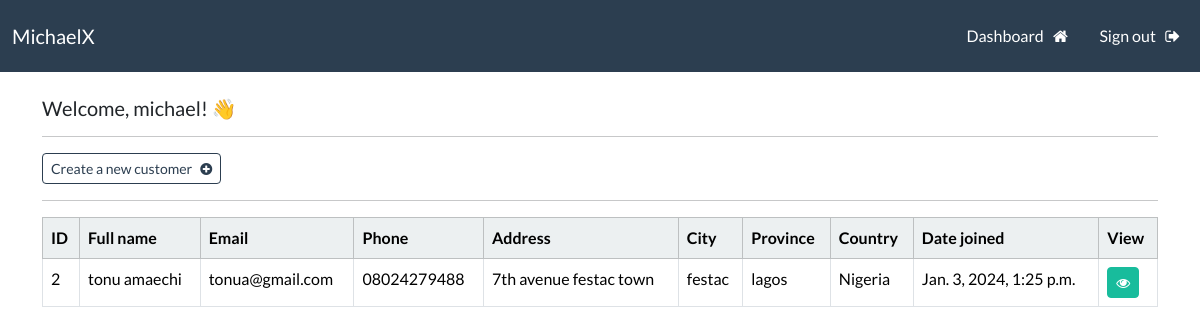
The app's page /dashboard (signed in), older data.
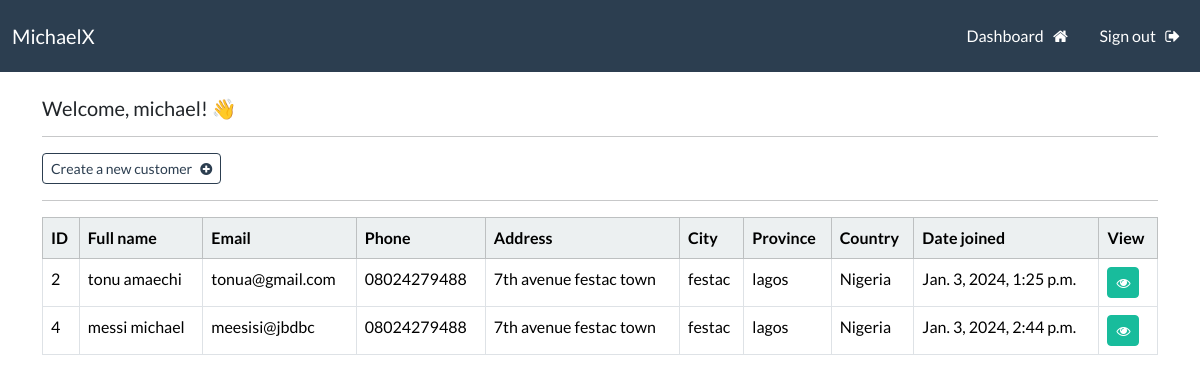
The same page, newer data.
### webapp/models.py (models this page shows, shortened)
class Customer(models.Model):
    first_name = models.CharField(max_length=100)
    last_name = models.CharField(max_length=100)
    email = models.CharField(max_length=255)
    phone = models.CharField(max_length=20)
    address = models.CharField(max_length=300)
    city = models.CharField(max_length=255)
    state = models.CharField(max_length=200)
    country = models.CharField(max_length=125)
    created_at = models.DateTimeField(auto_now_add=True)

### webapp/views.py (the view)
# urls.py: path("dashboard", views.dashboard, name="dashboard"),
@login_required(login_url='login')
def dashboard(request):
    customers = Customer.objects.all()
    context = {'customers': customers}
    return render(request, 'webapp/dashboard.html', context=context)

### webapp/templates/webapp/dashboard.html
{% extends 'webapp/base.html' %}
{% block content %}
    <h5> Welcome, {{user}}! 👋 </h5>
    <hr>
    <a class="btn btn-outline-primary btn-sm" href="{% url 'create-customer' %}">
        Create a new customer &nbsp; <i class="fa fa-plus-circle" aria-hidden="true"></i>
    </a>
    <hr>
    <table class="table table-hover table-bordered">
        <thead class="table-light">
            <tr>
                <th scope="col"> ID </th>
                <th scope="col"> Full name </th>
                <th scope="col"> Email </th>
                <th scope="col"> Phone </th>
                <th scope="col"> Address </th>
                <th scope="col"> City </th>
                <th scope="col"> Province </th>
                <th scope="col"> Country </th>
                <th scope="col"> Date joined </th>
                <th scope="col"> View </th>
            </tr>
        </thead>
        <tbody>
        {% if customers %}
            {% for customer in customers %}
            <tr>
                <td> {{customer.id}} </td>
                <td> {{customer.first_name}}  {{customer.last_name}} </td>
                <td> {{customer.email}} </td>
                <td> {{customer.phone}} </td>
                <td> {{customer.address}} </td>
                <td> {{customer.city}} </td>
                <td> {{customer.state}} </td>
                <td> {{customer.country}} </td>
                <td> {{customer.created_at}} </td>
                <td> <a class="btn btn-success btn-sm" href="{% url 'single-customer' customer.id %}"> <i class="fa fa-eye" aria-hidden="true"></i> </a> </td>
            </tr>
            {% endfor %}
        {% endif %}
        </tbody>
    </table>
{% endblock %}

### webapp/templates/webapp/base.html (shortened to what this page needs)
{% load static %}
<!DOCTYPE html>
<html>
    <head>
        <link rel="stylesheet" href="https://bootswatch.com/5/flatly/bootstrap.min.css">
        <link rel="stylesheet" href="{% static 'css/styles.css' %}">
        <link rel="stylesheet" href="https://cdnjs.cloudflare.com/ajax/libs/font-awesome/4.7.0/css/font-awesome.min.css">
    </head>
    <body>
        {% include 'webapp/navbar.html' %}
        <div class="container">
            <br>
            {% block content %}
            {% endblock  %}
        </div>
    </body>
</html>

### webapp/templates/webapp/navbar.html (shortened to what this page needs)
  <nav class="navbar navbar-expand-lg navbar-light bg-primary">
    <div class="container-fluid">
      <a class="navbar-brand text-white" href="{% url '' %}">MichaelX</a>
      <div class="collapse navbar-collapse" id="navbarSupportedContent">
        <ul class="navbar-nav ms-auto">
          {% if user.is_authenticated %}
              <li class="nav-item">
                <a class="nav-link text-white" href="{% url 'dashboard' %}">Dashboard &nbsp; <i class="fa fa-home" aria-hidden="true"></i> </a>
              </li>
              <li class="nav-item">
                <a class="nav-link text-white" href="{% url 'logout' %}">Sign out &nbsp; <i class="fa fa-sign-out" aria-hidden="true"></i> </a>
              </li>
          {% endif %}
        </ul>
      </div>
    </div>
  </nav>

Row changes from the older to the newer data that the page shows:
added Customer: id "4", first_name "messi", last_name "michael", email "meesisi@jbdbc", phone "08024279488", address "7th avenue festac town", city "festac", state "lagos", country "Nigeria", created_at "Jan. 3, 2024, 2:44 p.m."
